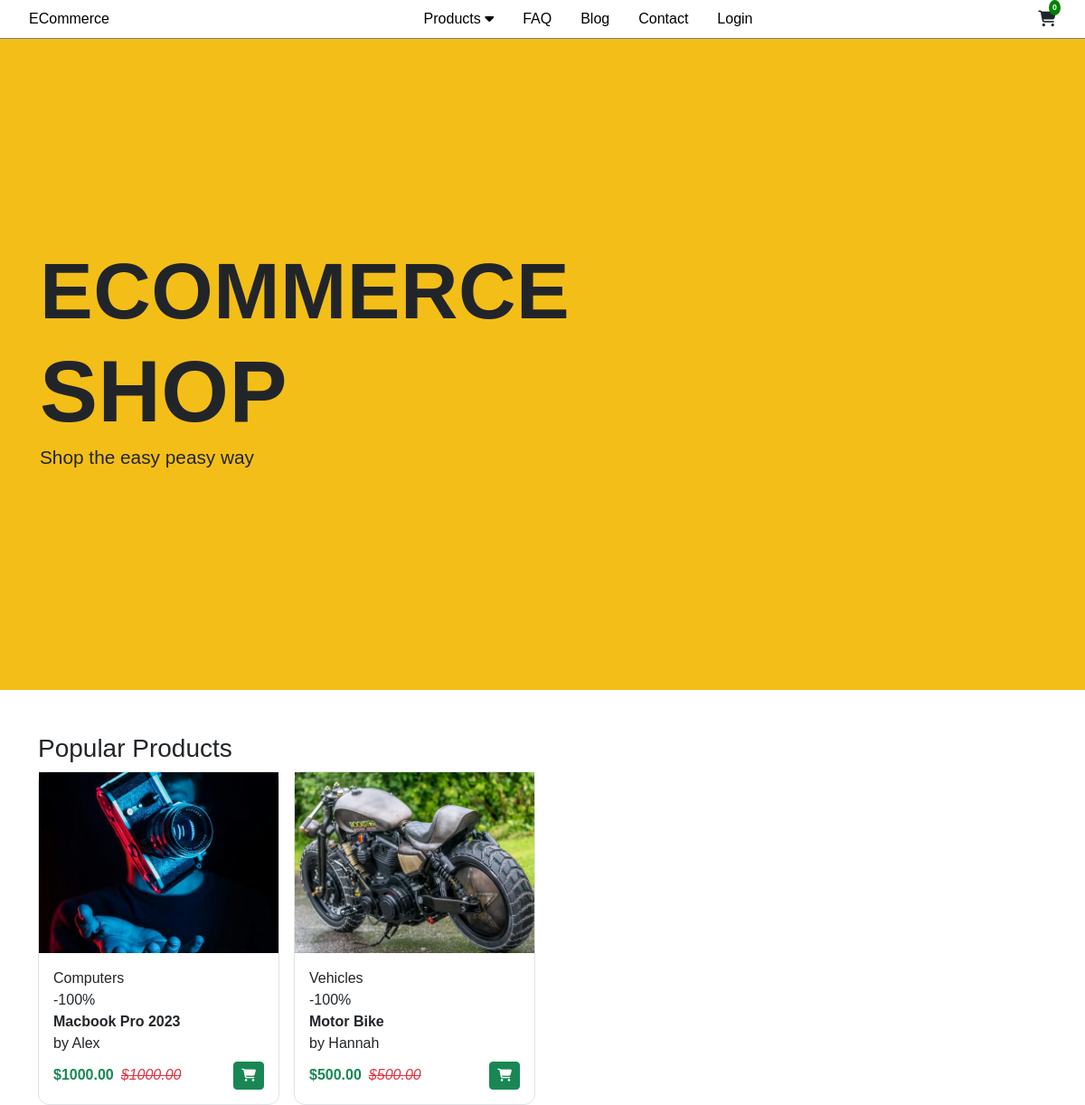
The app's page /, older data.
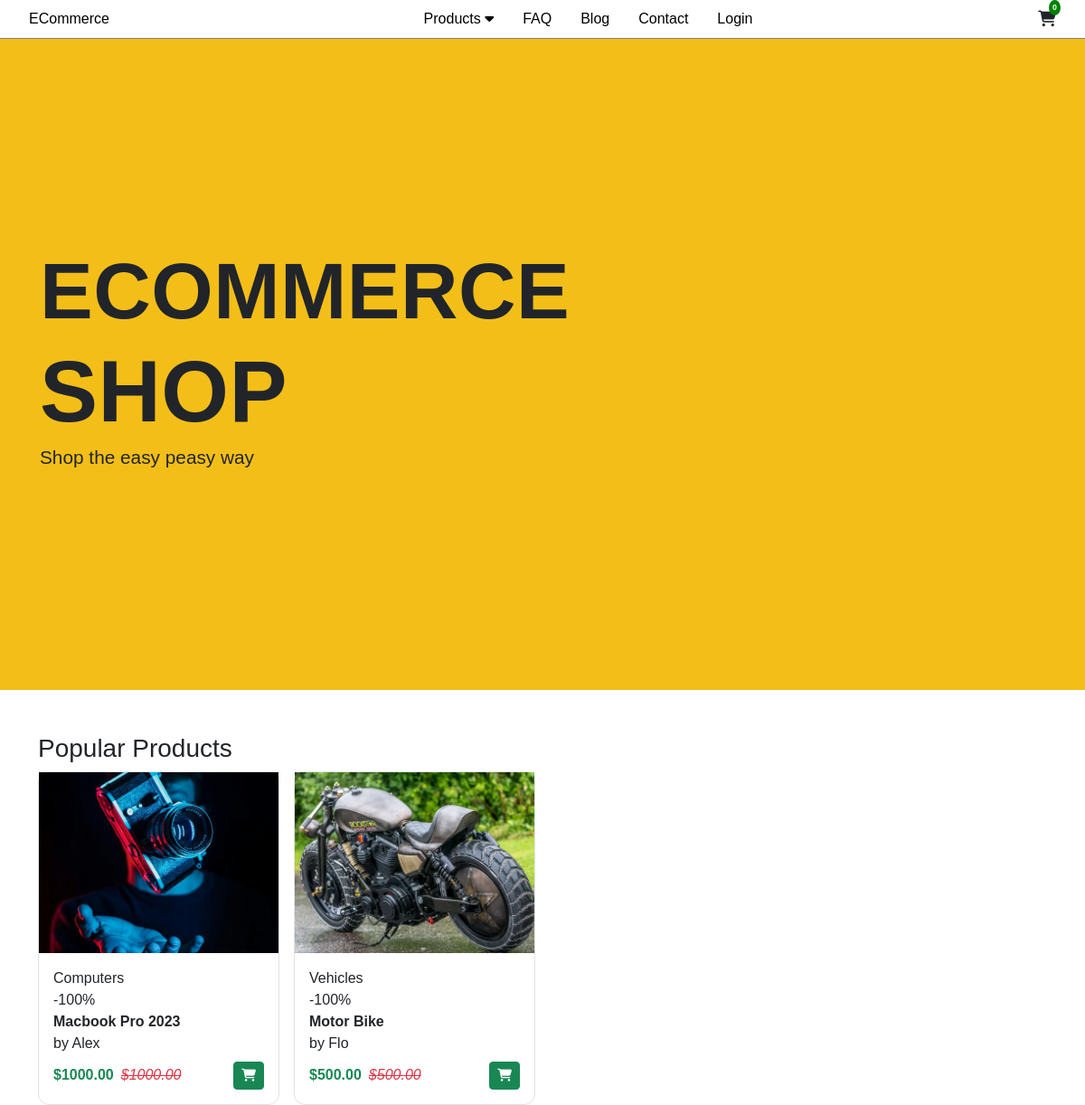
The same page, newer data.
### core/models.py (models this page shows, shortened)
class Product(models.Model):
    pid = ShortUUIDField(unique=True, length=10, max_length=20, alphabet="abcdefg12345")
    user = models.ForeignKey(User, on_delete=models.SET_NULL, null=True)
    vendor = models.ForeignKey(Vendor, on_delete=models.SET_NULL, null=True, related_name="category")
    category = models.ForeignKey(Category, on_delete=models.SET_NULL, null=True)
    title = models.CharField(max_length=100, default="Fresh Pear")
    image = models.ImageField(upload_to=user_directory_path, default="product.jpg")
    description = RichTextUploadingField(null=True, blank=True, default="This is the product")
    price = models.DecimalField(max_digits=999999999999, decimal_places=2, default="1.99")
    old_price = models.DecimalField(max_digits=999999999999, decimal_places=2, default="2.99")
    specifications = models.TextField(null=True, blank=True)
    product_status = models.CharField(choices=STATUS, max_length=10, default="in_review")
    status = models.BooleanField(default=True)
    in_stock = models.BooleanField(default=True)
    featured = models.BooleanField(default=False)
    digital = models.BooleanField(default=False)
    sku = ShortUUIDField(unique=True, length=4, max_length=10, prefix="sku", alphabet="1234567890")
    date = models.DateTimeField(auto_now_add=True)
    updated = models.DateTimeField(null=True, blank=True)
    class Meta:
        verbose_name_plural = "Products"
    def get_percentage(self):
        new_price = (self.price / self.old_price) * 100
        return new_price

class Vendor(models.Model):
    vid = ShortUUIDField(unique=True, length=10, max_length=20, prefix="ven", alphabet="abcdefg12345")
    title = models.CharField(max_length=100, default="Nestify")
    image = models.ImageField(upload_to=user_directory_path, default="vendor.jpg")
    description = RichTextUploadingField(null=True, blank=True, default="Amazing vendor")
    address = models.CharField(max_length=100, default="123 Main Street.")
    contact = models.CharField(max_length=100, default="+254 754 255")
    chat_resp_time = models.CharField(max_length=100, default="100")
    shipping_on_time = models.CharField(max_length=100, default="100")
    authentic_rating = models.CharField(max_length=100, default="100")
    days_return = models.CharField(max_length=100, default="100")
    warranty_period = models.CharField(max_length=100, default="100")
    user = models.ForeignKey(User, on_delete=models.SET_NULL, null=True)
    class Meta:
        verbose_name_plural = "Vendors"

class Category(models.Model):
    cid = ShortUUIDField(unique=True, length=10, max_length=20, prefix="cat", alphabet="abcdefg12345")
    title = models.CharField(max_length=100, default="Food")
    image = models.ImageField(upload_to="category", default="category.jpg")
    class Meta:
        verbose_name_plural = "Categories"
    def __str__(self):
        return self.title

### core/views.py (the view)
# urls.py: path('', views.index, name= 'index'),
def index(request):
    products = Product.objects.filter(product_status="published", featured=True).order_by("-date")
    context = {
        "products": products
    }
    return render(request, 'core/index.html', context)

### core/context_processor.py (called while the page is built)
def default(request):
    categories = Category.objects.all()
    try:
        address = Address.objects.get(user=request.user)
    except:
        address = None
    return {
        "categories" : categories,
        "address" : address,
    }

### templates/core/index.html (shortened to what this page needs)
{% extends 'partials/base.html' %} {% block body_content %}
<section class="Home">
  {% include 'partials/navbar.html' %}
  <main>
    <section class="Hero">
      <div class="container hero_content">
        <h1>ECommerce</h1>
        <h1>Shop</h1>
        <p>Shop the easy peasy way</p>
      </div>
    </section>
    <section class="Products container pt-5">
        <h3>Popular Products</h3>
        {% include "partials/products.html" %}
    </section>
  </main>
</section>
{% endblock body_content %}

### templates/partials/products.html (shortened to what this page needs)
<div class="products_wrapper">
    {% for product in products %}
    <div class="product border">
        <div class="image text-center">
            <a href="{% url 'core:product_detail' product.pid %}">
                <img src="{{ product.image.url }}" height="200" />
            </a>
        </div>
        <div class="text p-3">
            <p class="m-0">{{ product.category }}</p>
            <p class="m-0">-{{ product.get_percentage|floatformat:0 }}%</p>
            <p class="m-0"><b><a class="text-dark" href="{% url 'core:product_detail' product.pid %}">{{ product.title }}</a></b></p>
            <p class="m-0">by {{ product.vendor.title }}</p>
            <div class="footer d-flex justify-content-between align-items-center mt-2">
                <div class="d-flex">
                    <span class="text-success me-2"><b>${{ product.price }}</b></span>
                    <span class="text-danger"><i><s>${{ product.old_price }}</s></i></span>
                </div>
                <div class="">
                    <span class="btn btn-sm btn-success"><i class="fa-solid fa-cart-shopping"></i></span>
                </div>
            </div>
        </div>
    </div>
    {% endfor %}
</div>

Row changes from the older to the newer data that the page shows:
changed through a linked row, Product "Motor Bike": vendor "Hannah" → "Flo"
